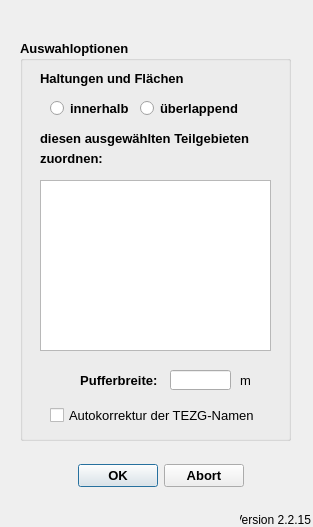
<?xml version="1.0" encoding="UTF-8"?>
<ui version="4.0">
 <class>ConnectDialogBase</class>
 <widget class="QDialog" name="ConnectDialogBase">
  <property name="geometry">
   <rect>
    <x>0</x>
    <y>0</y>
    <width>313</width>
    <height>527</height>
   </rect>
  </property>
  <property name="windowTitle">
   <string>Aus Verbindungslinien zugeordnete Haltungen in Flächen eintragen</string>
  </property>
  <widget class="QDialogButtonBox" name="button_box">
   <property name="geometry">
    <rect>
     <x>70</x>
     <y>460</y>
     <width>181</width>
     <height>32</height>
    </rect>
   </property>
   <property name="font">
    <font>
     <pointsize>10</pointsize>
     <weight>75</weight>
     <bold>true</bold>
    </font>
   </property>
   <property name="toolTip">
    <string>&lt;html&gt;&lt;head/&gt;&lt;body&gt;&lt;p&gt;Datenimport starten ...&lt;/p&gt;&lt;/body&gt;&lt;/html&gt;</string>
   </property>
   <property name="orientation">
    <enum>Qt::Horizontal</enum>
   </property>
   <property name="standardButtons">
    <set>QDialogButtonBox::Abort|QDialogButtonBox::Ok</set>
   </property>
   <property name="centerButtons">
    <bool>true</bool>
   </property>
  </widget>
  <widget class="QGroupBox" name="groupBox_2">
   <property name="geometry">
    <rect>
     <x>20</x>
     <y>40</y>
     <width>271</width>
     <height>401</height>
    </rect>
   </property>
   <property name="font">
    <font>
     <pointsize>10</pointsize>
     <weight>75</weight>
     <bold>true</bold>
    </font>
   </property>
   <property name="title">
    <string>Auswahloptionen</string>
   </property>
   <widget class="QListWidget" name="lw_teilgebiete">
    <property name="geometry">
     <rect>
      <x>20</x>
      <y>140</y>
      <width>231</width>
      <height>171</height>
     </rect>
    </property>
    <property name="toolTip">
     <string extracomment="Auswahl der zu bearbeitenden Teilgebiete. Alle auswählen mit [Strg]+A"/>
    </property>
    <property name="statusTip">
     <string extracomment="Auswahl der zu bearbeitenden Teilgebiete. Alle auswählen mit [Strg]+A"/>
    </property>
    <property name="selectionMode">
     <enum>QAbstractItemView::ExtendedSelection</enum>
    </property>
   </widget>
   <widget class="QLabel" name="label">
    <property name="geometry">
     <rect>
      <x>20</x>
      <y>90</y>
      <width>241</width>
      <height>16</height>
     </rect>
    </property>
    <property name="text">
     <string>diesen ausgewählten Teilgebieten</string>
    </property>
   </widget>
   <widget class="QRadioButton" name="rb_within">
    <property name="geometry">
     <rect>
      <x>30</x>
      <y>60</y>
      <width>82</width>
      <height>17</height>
     </rect>
    </property>
    <property name="text">
     <string>innerhalb</string>
    </property>
   </widget>
   <widget class="QRadioButton" name="rb_overlaps">
    <property name="geometry">
     <rect>
      <x>120</x>
      <y>60</y>
      <width>111</width>
      <height>17</height>
     </rect>
    </property>
    <property name="text">
     <string>überlappend</string>
    </property>
   </widget>
   <widget class="QLabel" name="label_2">
    <property name="geometry">
     <rect>
      <x>20</x>
      <y>30</y>
      <width>151</width>
      <height>16</height>
     </rect>
    </property>
    <property name="text">
     <string>Haltungen und Flächen</string>
    </property>
   </widget>
   <widget class="QLabel" name="label_4">
    <property name="geometry">
     <rect>
      <x>20</x>
      <y>110</y>
      <width>81</width>
      <height>16</height>
     </rect>
    </property>
    <property name="text">
     <string>zuordnen:</string>
    </property>
   </widget>
   <widget class="QLineEdit" name="tf_bufferradius">
    <property name="enabled">
     <bool>true</bool>
    </property>
    <property name="geometry">
     <rect>
      <x>150</x>
      <y>330</y>
      <width>61</width>
      <height>20</height>
     </rect>
    </property>
    <property name="toolTip">
     <string>&lt;html&gt;&lt;head/&gt;&lt;body&gt;&lt;p&gt;Nur bei Auswahl &amp;quot;innerhalb&amp;quot;: die Fläche der Teilgebiete wird bei der Suche um die Pufferbreite vergrößert, um kleine Ungenauigkeiten zu berücksichtigen.&lt;/p&gt;&lt;/body&gt;&lt;/html&gt;</string>
    </property>
    <property name="statusTip">
     <string>&lt;html&gt;&lt;head/&gt;&lt;body&gt;&lt;p&gt;Nur bei Auswahl &amp;quot;innerhalb&amp;quot;: die Fläche der Teilgebiete wird bei der Suche um die Pufferbreite vergrößert, um kleine Ungenauigkeiten zu berücksichtigen.&lt;/p&gt;&lt;/body&gt;&lt;/html&gt;</string>
    </property>
   </widget>
   <widget class="QLabel" name="lb_bufferradius">
    <property name="enabled">
     <bool>true</bool>
    </property>
    <property name="geometry">
     <rect>
      <x>40</x>
      <y>330</y>
      <width>101</width>
      <height>21</height>
     </rect>
    </property>
    <property name="toolTip">
     <string>&lt;html&gt;&lt;head/&gt;&lt;body&gt;&lt;p&gt;Nur bei Auswahl &amp;quot;innerhalb&amp;quot;: die Fläche der Teilgebiete wird bei der Suche um die Pufferbreite vergrößert, um kleine Ungenauigkeiten zu berücksichtigen.&lt;/p&gt;&lt;/body&gt;&lt;/html&gt;</string>
    </property>
    <property name="statusTip">
     <string>&lt;html&gt;&lt;head/&gt;&lt;body&gt;&lt;p&gt;Nur bei Auswahl &amp;quot;innerhalb&amp;quot;: die Fläche der Teilgebiete wird bei der Suche um die Pufferbreite vergrößert, um kleine Ungenauigkeiten zu berücksichtigen.&lt;/p&gt;&lt;/body&gt;&lt;/html&gt;</string>
    </property>
    <property name="text">
     <string>Pufferbreite: </string>
    </property>
    <property name="alignment">
     <set>Qt::AlignRight|Qt::AlignTrailing|Qt::AlignVCenter</set>
    </property>
   </widget>
   <widget class="QLabel" name="unit_bufferradius">
    <property name="geometry">
     <rect>
      <x>220</x>
      <y>330</y>
      <width>21</width>
      <height>21</height>
     </rect>
    </property>
    <property name="font">
     <font>
      <weight>50</weight>
      <bold>false</bold>
     </font>
    </property>
    <property name="text">
     <string>m</string>
    </property>
   </widget>
   <widget class="QCheckBox" name="cb_autokorrektur">
    <property name="geometry">
     <rect>
      <x>30</x>
      <y>360</y>
      <width>211</width>
      <height>31</height>
     </rect>
    </property>
    <property name="font">
     <font>
      <weight>50</weight>
      <bold>false</bold>
     </font>
    </property>
    <property name="toolTip">
     <string>&lt;html&gt;&lt;head/&gt;&lt;body&gt;&lt;p&gt;Falls in der Tabelle &amp;quot;tezg&amp;quot; leere oder doppelte Namen (flnam) vorkommen, werden diese mit &amp;quot;ft_nnnn&amp;quot; überschrieben. &lt;/p&gt;&lt;/body&gt;&lt;/html&gt;</string>
    </property>
    <property name="statusTip">
     <string>&lt;html&gt;&lt;head/&gt;&lt;body&gt;&lt;p&gt;Falls in der Tabelle &amp;quot;tezg&amp;quot; leere oder doppelte Namen (flnam) vorkommen, werden diese mit &amp;quot;ft_nnnn&amp;quot; überschrieben. &lt;/p&gt;&lt;/body&gt;&lt;/html&gt;</string>
    </property>
    <property name="text">
     <string>Autokorrektur der TEZG-Namen</string>
    </property>
   </widget>
  </widget>
  <widget class="QLabel" name="lb_version">
   <property name="geometry">
    <rect>
     <x>240</x>
     <y>510</y>
     <width>71</width>
     <height>20</height>
    </rect>
   </property>
   <property name="toolTip">
    <string>Version QKan Import</string>
   </property>
   <property name="text">
    <string>Version 2.2.15</string>
   </property>
   <property name="alignment">
    <set>Qt::AlignRight|Qt::AlignTrailing|Qt::AlignVCenter</set>
   </property>
  </widget>
 </widget>
 <resources/>
 <connections>
  <connection>
   <sender>button_box</sender>
   <signal>accepted()</signal>
   <receiver>ConnectDialogBase</receiver>
   <slot>accept()</slot>
   <hints>
    <hint type="sourcelabel">
     <x>265</x>
     <y>205</y>
    </hint>
    <hint type="destinationlabel">
     <x>275</x>
     <y>117</y>
    </hint>
   </hints>
  </connection>
  <connection>
   <sender>button_box</sender>
   <signal>rejected()</signal>
   <receiver>ConnectDialogBase</receiver>
   <slot>reject()</slot>
   <hints>
    <hint type="sourcelabel">
     <x>265</x>
     <y>205</y>
    </hint>
    <hint type="destinationlabel">
     <x>275</x>
     <y>117</y>
    </hint>
   </hints>
  </connection>
 </connections>
</ui>
